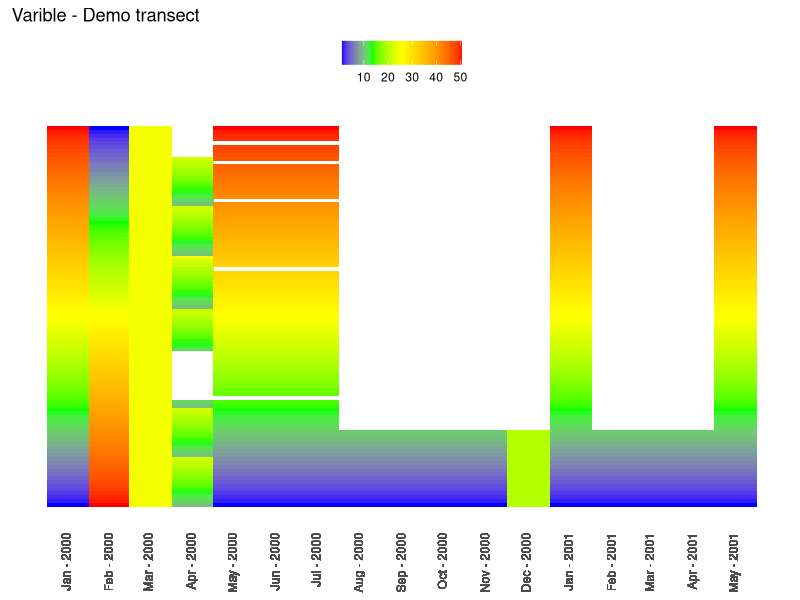

Recreate this plot in R.
# Heatplot using ggplot
library(ggplot2)
library(scales) 

# load in fake data to test
df <- read.csv(file="wq_data_along_fake_reach.csv", header=TRUE)

# variables
dateField <- "Date"
distanceField <- "Distance"
wqVariable <- "WQ_var3"
title <- "Varible - Demo transect"



# format date field 
df[,dateField] <- as.Date(df[,dateField], "%m/%d/%Y")

# plot using ggplot with geom_tile
p <- ggplot(df, aes_string(dateField, distanceField, fill=wqVariable)) + 
  geom_tile(width=31) + # makes widths equal to 31 days 
  scale_fill_gradientn(colours=c("blue","green","yellow","orange","red")) + # set color gradient
  ggtitle(title) +
  scale_x_date(breaks=df[,dateField], labels=date_format("%b - %Y")) + # format of x axis dates Mon - YEAR
  guides(fill = guide_colorbar(ticks = FALSE)) + # no tick marks
  theme_bw() +  # change theme simple with no axis or tick marks
  theme(panel.border = element_blank(), panel.grid.major = element_blank(),
          panel.grid.minor = element_blank(),axis.title.y=element_blank(),
          axis.text.y=element_blank(),
          axis.ticks.y=element_blank(),
          axis.ticks.x=element_blank(),
          axis.title.x = element_blank(),
          axis.text.x = element_text(angle = 90, hjust = 1, vjust = 0.25), # x labels horizontal
          legend.position="top", # position of legend
          legend.direction="horizontal", # orientation of legend
          legend.title= element_blank() # no title for legend
          )

# produce plot 
p 


